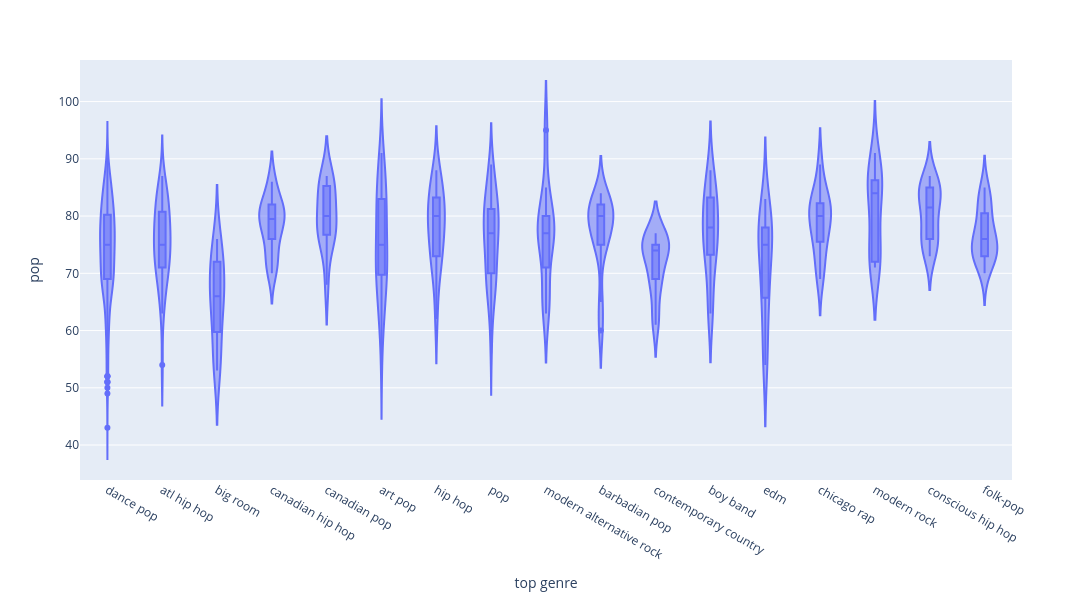

Notebook cell for this chart:
### Code cell
fig = px.violin(
    df_filtered,
    x="top genre",
    y="pop",
    box = True
    )

fig.update_layout(width=1200, height=600)

fig.show()

### Figure 1 — Plotly figure (JSON) as saved in the notebook; plotly's stock layout.template omitted (floating-point values rounded to 4 significant figures; data arrays with more than 128 entries replaced by an {"elided": "..."} marker saying what was removed)
{"data": [{"alignmentgroup": "True", "box": {"visible": true}, "hovertemplate": "top genre=%{x}<br>pop=%{y}<extra></extra>", "legendgroup": "", "marker": {"color": "#636efa"}, "name": "", "offsetgroup": "", "orientation": "v", "scalegroup": "True", "showlegend": false, "type": "violin", "x": {"elided": "692 str values"}, "x0": " ", "xaxis": "x", "y": {"elided": "692 float values"}, "y0": " ", "yaxis": "y"}], "layout": {"height": 600, "legend": {"tracegroupgap": 0}, "margin": {"t": 60}, "violinmode": "group", "width": 1200, "xaxis": {"anchor": "y", "domain": [0, 1], "title": {"text": "top genre"}}, "yaxis": {"anchor": "x", "domain": [0, 1], "title": {"text": "pop"}}}}
